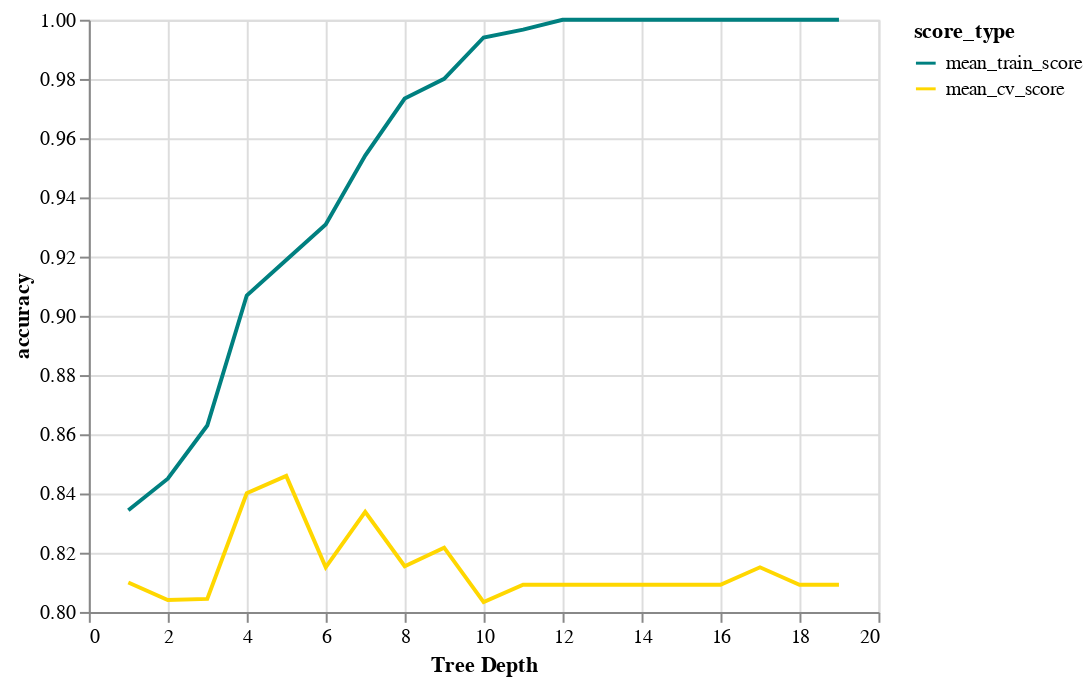

Source (notebook cell):
### Code cell
chart1.encode(alt.Y('accuracy:Q', scale=alt.Scale(zero=False)))

### Figure 1 — Vega-Lite specification as saved in the notebook (floating-point values rounded to 4 significant figures)
{"config": {"view": {"continuousWidth": 400, "continuousHeight": 300}}, "data": {"name": "data-963d720f2cdde4c5330b7987a00cf920"}, "mark": "line", "encoding": {"color": {"type": "nominal", "field": "score_type", "scale": {"domain": ["mean_train_score", "mean_cv_score"], "range": ["teal", "gold"]}}, "x": {"type": "quantitative", "axis": {"title": "Tree Depth"}, "field": "depth"}, "y": {"type": "quantitative", "field": "accuracy", "scale": {"zero": false}}}, "$schema": "https://vega.github.io/schema/vega-lite/v4.8.1.json", "datasets": {"data-963d720f2cdde4c5330b7987a00cf920": [{"depth": 1, "score_type": "mean_train_score", "accuracy": 0.8343}, {"depth": 2, "score_type": "mean_train_score", "accuracy": 0.845}, {"depth": 3, "score_type": "mean_train_score", "accuracy": 0.863}, {"depth": 4, "score_type": "mean_train_score", "accuracy": 0.9069}, {"depth": 5, "score_type": "mean_train_score", "accuracy": 0.9188}, {"depth": 6, "score_type": "mean_train_score", "accuracy": 0.9308}, {"depth": 7, "score_type": "mean_train_score", "accuracy": 0.9541}, {"depth": 8, "score_type": "mean_train_score", "accuracy": 0.9734}, {"depth": 9, "score_type": "mean_train_score", "accuracy": 0.98}, {"depth": 10, "score_type": "mean_train_score", "accuracy": 0.994}, {"depth": 11, "score_type": "mean_train_score", "accuracy": 0.9967}, {"depth": 12, "score_type": "mean_train_score", "accuracy": 1.0}, {"depth": 13, "score_type": "mean_train_score", "accuracy": 1.0}, {"depth": 14, "score_type": "mean_train_score", "accuracy": 1.0}, {"depth": 15, "score_type": "mean_train_score", "accuracy": 1.0}, {"depth": 16, "score_type": "mean_train_score", "accuracy": 1.0}, {"depth": 17, "score_type": "mean_train_score", "accuracy": 1.0}, {"depth": 18, "score_type": "mean_train_score", "accuracy": 1.0}, {"depth": 19, "score_type": "mean_train_score", "accuracy": 1.0}, {"depth": 1, "score_type": "mean_cv_score", "accuracy": 0.8099}, {"depth": 2, "score_type": "mean_cv_score", "accuracy": 0.804}, {"depth": 3, "score_type": "mean_cv_score", "accuracy": 0.8044}, {"depth": 4, "score_type": "mean_cv_score", "accuracy": 0.8401}, {"depth": 5, "score_type": "mean_cv_score", "accuracy": 0.846}, {"depth": 6, "score_type": "mean_cv_score", "accuracy": 0.8151}, {"depth": 7, "score_type": "mean_cv_score", "accuracy": 0.8338}, {"depth": 8, "score_type": "mean_cv_score", "accuracy": 0.8154}, {"depth": 9, "score_type": "mean_cv_score", "accuracy": 0.8217}, {"depth": 10, "score_type": "mean_cv_score", "accuracy": 0.8033}, {"depth": 11, "score_type": "mean_cv_score", "accuracy": 0.8092}, {"depth": 12, "score_type": "mean_cv_score", "accuracy": 0.8092}, {"depth": 13, "score_type": "mean_cv_score", "accuracy": 0.8092}, {"depth": 14, "score_type": "mean_cv_score", "accuracy": 0.8092}, {"depth": 15, "score_type": "mean_cv_score", "accuracy": 0.8092}, {"depth": 16, "score_type": "mean_cv_score", "accuracy": 0.8092}, {"depth": 17, "score_type": "mean_cv_score", "accuracy": 0.8151}, {"depth": 18, "score_type": "mean_cv_score", "accuracy": 0.8092}, {"depth": 19, "score_type": "mean_cv_score", "accuracy": 0.8092}]}}
